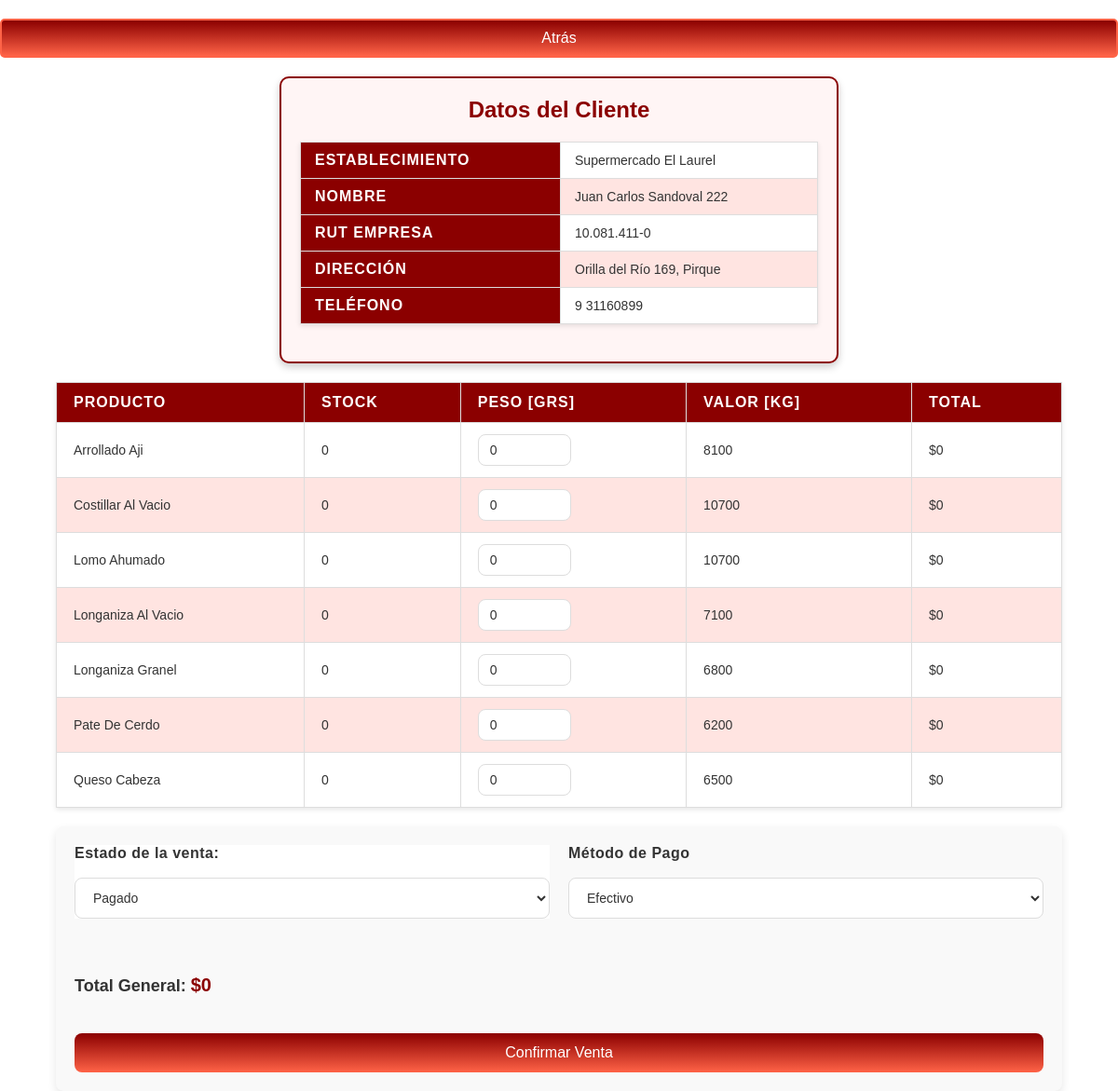
The page /venta_cliente/4/ on the database its author committed.
### usuarios/models.py (models this page shows, shortened)
class Cliente(models.Model):
    nombre              = models.CharField(max_length=100)
    establecimiento     = models.CharField(max_length=100)
    rut_empresa         = models.CharField(max_length=20, unique=True)
    direccion           = models.TextField(null=True, blank=True)
    telefono            = models.CharField(max_length=20, null=True, blank=True)
    fecha_registro      = models.DateTimeField(auto_now_add=True)
    deuda               = models.PositiveIntegerField(default=0)

class Producto(models.Model):
    nombre = models.CharField(max_length=100)
    precio = models.PositiveIntegerField()
    stock = models.PositiveIntegerField(default=0)

### usuarios/views.py (the view, shortened to what this page needs)
# urls.py: path('venta_cliente/<int:cliente_id>/', venta_cliente_view, name='venta_cliente'),
def venta_cliente_view(request, cliente_id):
    cliente = Cliente.objects.get(id=cliente_id)
    productos = Producto.objects.all()
    return render(request, 'usuarios/venta_cliente.html', {'cliente': cliente, 'productos': productos})

### usuarios/templates/usuarios/venta_cliente.html (shortened to what this page needs)
{% load static %}
<!DOCTYPE html>
<html lang="es">
<head>
    <link rel="stylesheet" href="{% static 'css/styles-venta-cliente.css' %}">
</head>
<body>
    <div class="client-details-container">
        <button class="btn-back" onclick="history.back()">Atrás</button>
        <div class="client-info">
            <h2>Datos del Cliente</h2>
            <div class="client-card">
                <table class="client-table">
                    <tbody>
                        <tr>
                            <th>Establecimiento</th>
                            <td>{{ cliente.establecimiento }}</td>
                        </tr>
                        <tr>
                            <th>Nombre</th>
                            <td>{{ cliente.nombre }}</td>
                        </tr>
                        <tr>
                            <th>RUT Empresa</th>
                            <td>{{ cliente.rut_empresa }}</td>
                        </tr>
                        <tr>
                            <th>Dirección</th>
                            <td>{{ cliente.direccion }}</td>
                        </tr>
                        <tr>
                            <th>Teléfono</th>
                            <td>{{ cliente.telefono }}</td>
                        </tr>
                    </tbody>
                </table>
            </div>
        </div>
        <form method="POST" id="ventaForm">
            <table>
                <thead>
                    <tr>
                        <th>Producto</th>
                        <th>Stock</th>
                        <th>Peso [grs]</th>
                        <th>Valor [kg]</th>
                        <th>Total</th>
                    </tr>
                </thead>
                <tbody>
                    {% for producto in productos %}
                    <tr>
                        <td>{{ producto.nombre }}</td>
                        <td>{{ producto.stock }}</td>
                        <td>
                            <input
                                type="number"
                                name="cantidades_{{ producto.id }}"
                                step="any"
                                min="0"
                                value="0"
                                class="cantidad-input"
                                placeholder="Cantidad en gramos" />
                        </td>
                        <td class="precio">{{ producto.precio }}</td>
                        <td class="total">$0.00</td>
                    </tr>
                    {% endfor %}
                </tbody>
            </table>
            <div class="container-selectores">
                <div class="venta-estado">
                    <label for="estado">Estado de la venta:</label>
                    <select name="estado" id="estado">
                        <option value="pagado">Pagado</option>
                    </select>
                </div>
                <div class="venta-estado">
                    <label for="metodo_pago">Método de Pago</label>
                    <select name="metodo_pago" id="metodo_pago">
                        <option value="efectivo">Efectivo</option>
                    </select>
                </div>
                <div class="total-global">
                    <h4>Total General: <span id="totalVentaGlobal">$0.00</span></h4>
                </div>
                <button type="submit" class="btn-primary" id="confirmVentaBtn">Confirmar Venta</button>
            </div>
        </form>
    </div>
</body>
</html>

### usuarios/static/css/styles-venta-cliente.css (style rules this page uses)
* { margin: 0; padding: 0; box-sizing: border-box; font-family: 'Arial', sans-serif; }
.container-selectores { width: 90%; margin: 0 auto; display: flex; flex-wrap: wrap; gap: 20px; background-color: #f9f9f9; border-radius: 8px; padding: 20px; box-shadow: 0 4px 10px rgba(0, 0, 0, 0.1); }
.venta-estado { margin-bottom: 20px; display: flex; flex-direction: column; gap: 12px; flex: 1; min-width: 250px; }
.venta-estado label { font-size: 16px; color: #333; font-weight: 600; margin-bottom: 5px; letter-spacing: 0.5px; }
.venta-estado select { padding: 12px 15px; font-size: 14px; border: 1px solid #ddd; border-radius: 8px; background-color: #fff; color: #333; transition: border-color 0.3s ease, background-color 0.3s ease; }
.venta-estado select option { padding: 10px; font-size: 14px; color: #333; }
.venta-estado:nth-child(even) { background-color: #f9f9f9; }
.venta-estado:nth-child(odd) { background-color: #fff; }
.total-global { flex-basis: 100%; margin-top: 20px; }
.total-global h4 { font-size: 18px; color: #333; font-weight: 600; margin: 0; }
.total-global span { font-size: 20px; color: #8b0000; font-weight: 700; }
#confirmVentaBtn { display: inline-block; background-color: #8b0000; color: white; padding: 12px 20px; font-size: 16px; border-radius: 8px; border: none; cursor: pointer; transition: background-color 0.3s ease; width: 100%; margin-top: 20px; }
table { margin: 20px auto; width: 90%; border-collapse: collapse; box-shadow: 0 2px 5px rgba(0, 0, 0, 0.1); }
th, td { padding: 12px 18px; text-align: left; border: 1px solid #ddd; font-size: 14px; color: #333; }
th { background-color: #8b0000; color: white; font-size: 16px; text-transform: uppercase; letter-spacing: 1px; }
td { background-color: #f9f9f9; }
tr:nth-child(even) td { background-color: #ffe4e1; }
tr:nth-child(odd) td { background-color: #fff; }
input[type="number"] { width: 100px; padding: 8px 12px; border: 1px solid #ddd; border-radius: 8px; font-size: 14px; color: #333; transition: border-color 0.3s ease, background-color 0.3s ease; }
button { background: linear-gradient(180deg, #8b0000, #ff6347); color: white; padding: 10px; border: 2px solid #ff6347; border-radius: 5px; cursor: pointer; font-size: 16px; width: 100%; margin-top: 20px; transition: background 0.3s ease, border-color 0.3s ease, transform 0.2s ease; }
.client-info { margin: 20px auto; padding: 20px; border: 2px solid #8b0000; border-radius: 10px; background-color: #fff5f5; box-shadow: 0 4px 8px rgba(0, 0, 0, 0.2); max-width: 600px; }
.client-info h2 { margin-bottom: 20px; font-size: 24px; color: #8b0000; text-align: center; font-weight: bold; }
.client-table { width: 100%; border-collapse: collapse; font-size: 16px; }
.client-table th, .client-table td { text-align: left; padding: 10px 15px; border: 1px solid #ddd; }
.client-table th { background-color: #8b0000; color: white; font-weight: bold; text-transform: uppercase; }
.client-table td { background-color: #fff5f5; color: #333; }

### rows shown on the page
Cliente: establecimiento "Supermercado El Laurel", nombre "Juan Carlos Sandoval 222", rut_empresa "10.081.411-0", direccion "Orilla del Río 169, Pirque", telefono "9 31160899"
Producto: nombre "Arrollado Aji", stock "0", precio "8100"
Producto: nombre "Costillar Al Vacio", stock "0", precio "10700"
Producto: nombre "Lomo Ahumado", stock "0", precio "10700"
Producto: nombre "Longaniza Al Vacio", stock "0", precio "7100"
Producto: nombre "Longaniza Granel", stock "0", precio "6800"
Producto: nombre "Pate De Cerdo", stock "0", precio "6200"
Producto: nombre "Queso Cabeza", stock "0", precio "6500"
